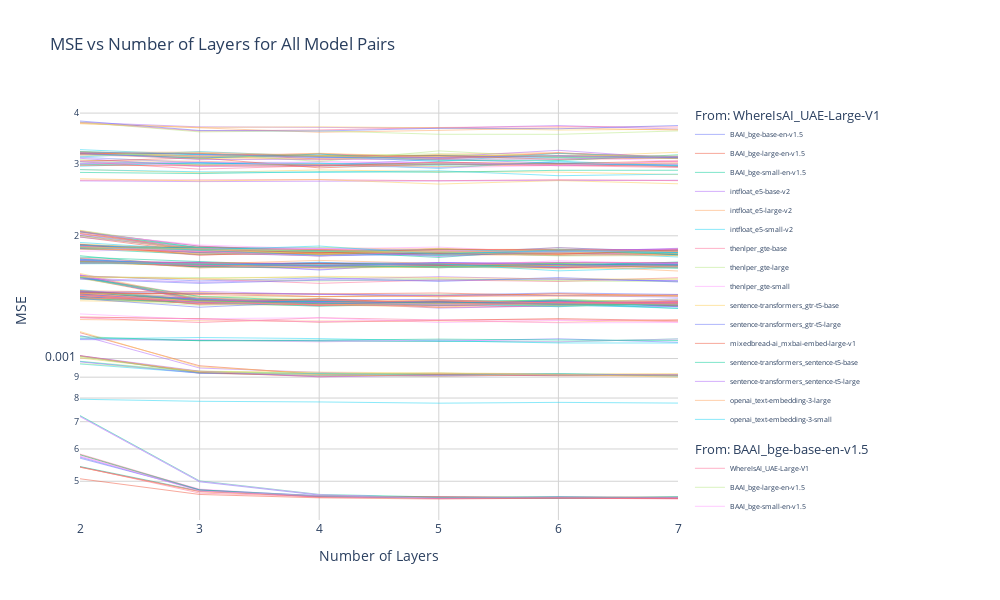

Source (notebook cell):
### Code cell
# Create figure
fig = go.Figure()

# Get model labels for the legend
model_labels = sorted(meta["model2idx"], key=lambda k: meta["model2idx"][k])

# Create traces grouped by source model
for i in range(17):
    # Create a legendgroup for each source model
    legendgroup = model_labels[i]

    for j in range(17):
        if i != j:  # Skip diagonal entries since they're NaN
            y_values = average_validation_mse[i, j, :]
            fig.add_trace(
                go.Scatter(
                    x=x_values,
                    y=y_values,
                    mode="lines",
                    name=f"{model_labels[j]}",  # Only show target model in name
                    legendgroup=legendgroup,  # Group by source model
                    legendgrouptitle_text=f"From: {legendgroup}",  # Add group title
                    showlegend=True,  # Show all traces in legend
                    line=dict(width=1),
                    opacity=0.5,
                )
            )

# Update layout with smaller legend text and grouping
fig.update_layout(
    title="MSE vs Number of Layers for All Model Pairs",
    xaxis_title="Number of Layers",
    yaxis_title="MSE",
    width=1000,
    height=600,
    showlegend=True,
    yaxis_type="log",
    legend=dict(font=dict(size=7), groupclick="toggleitem"),
)

# Add gridlines
fig.update_xaxes(showgrid=True, gridwidth=1, gridcolor="LightGray")
fig.update_yaxes(showgrid=True, gridwidth=1, gridcolor="LightGray")

# Show figure
fig
